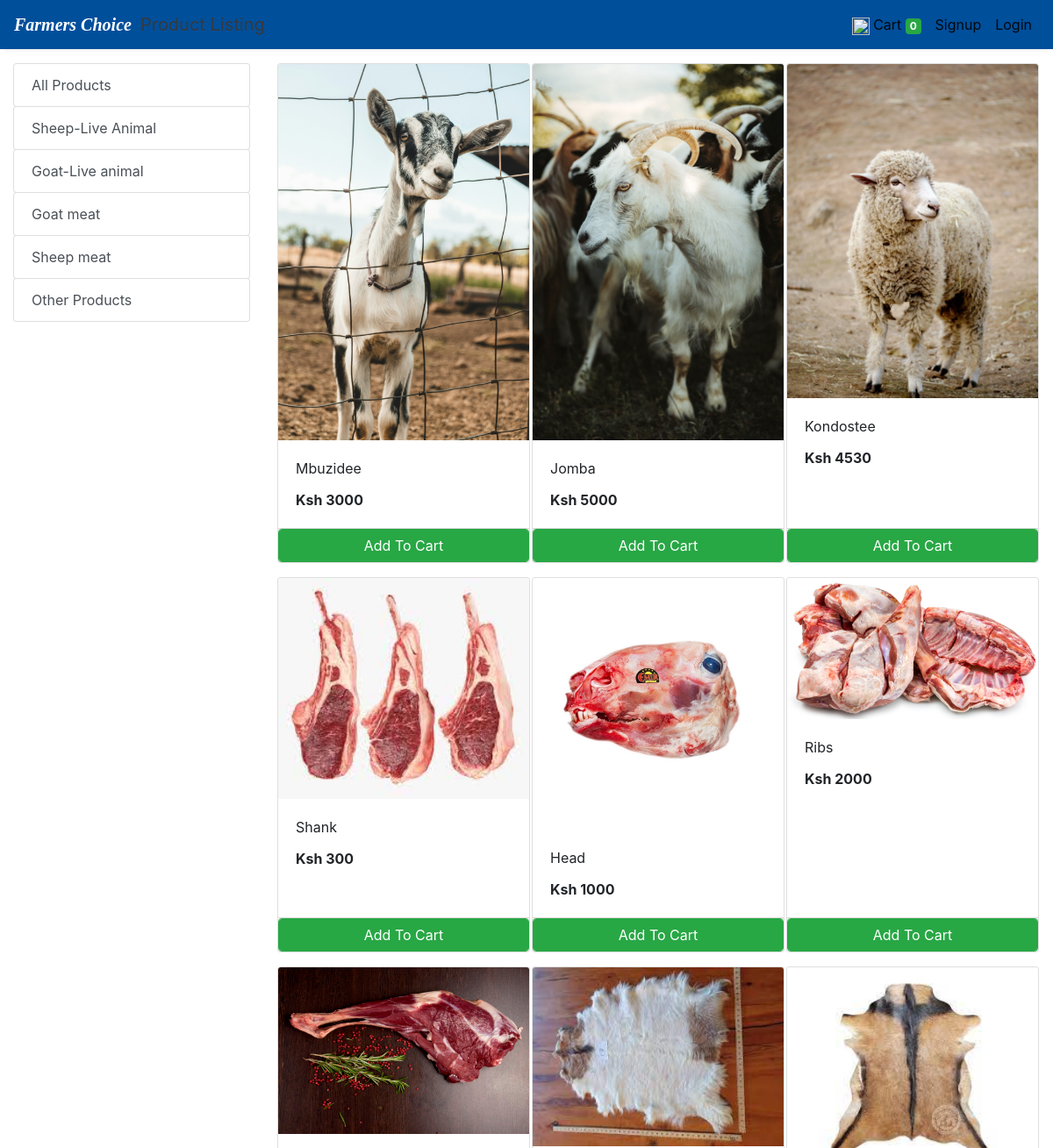
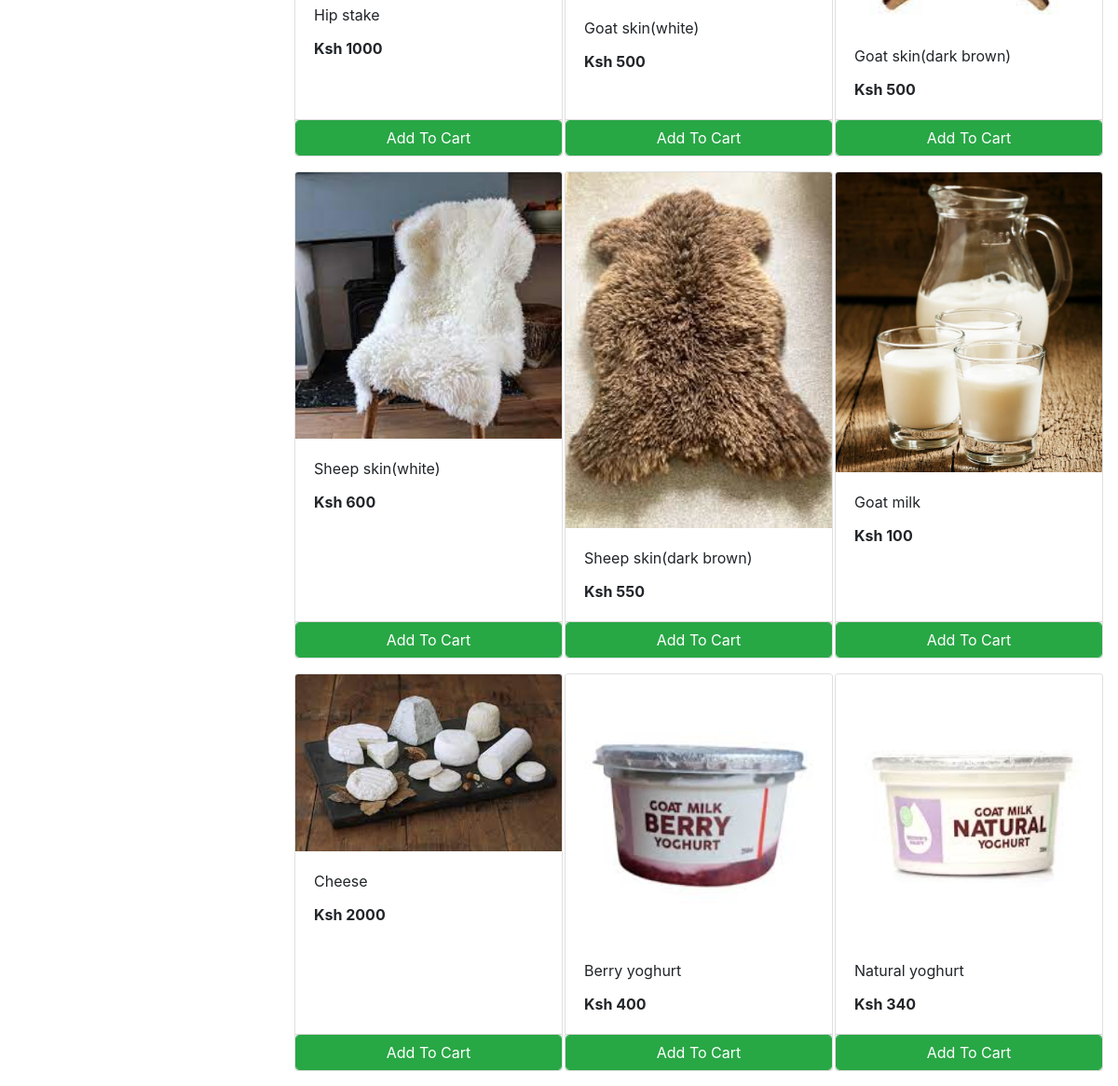
The app's page /store with its own data (2 pictures, top to bottom).
### store/models/category.py (models this page shows, shortened)
class Category(models.Model):
    name= models.CharField(max_length=50)
    @staticmethod
    def get_all_categories():
        return Category.objects.all()

### store/models/product.py (models this page shows, shortened)
class Products(models.Model):
    name = models.CharField(max_length=60)
    price= models.IntegerField(default=0)
    category= models.ForeignKey(Category,on_delete=models.CASCADE,default=1 )
    description= models.CharField(max_length=250, default='', blank=True, null= True)
    image= models.ImageField(upload_to='uploads/products/')
    @staticmethod
    def get_all_products():
        return Products.objects.all()

### store/views/home.py (the view)
# urls.py: path('' , include('store.urls'))
def store(request):
    cart = request.session.get('cart')
    if not cart:
        request.session['cart'] = {}
    products = None
    categories = Category.get_all_categories()
    categoryID = request.GET.get('category')
    if categoryID:
        products = Products.get_all_products_by_categoryid(categoryID)
    else:
        products = Products.get_all_products();
    data = {}
    data['products'] = products
    data['categories'] = categories
    print('you are : ', request.session.get('email'))
    return render(request, 'index.html', data)

### store/templatetags/cart.py (called while the page is built)
@register.filter (name='is_in_cart')
def is_in_cart(product, cart):
    keys = cart.keys ()
    for id in keys:
        if int (id) == product.id:
            return True
    return False;

### store/templates/index.html (shortened to what this page needs)
{% extends 'base.html' %}
{% block content %}
{% load cart %}
{% load custom_filter %}
<div class="container-fluid mt-3">
	<div class="row">
		<div class="col-lg-3 mx-auto">
			<div class="list-group">
				<a href="/" class="list-group-item list-group-item-action btn btn-outline-success">All Products</a>
				{% for category in categories %}
				<a href="/?category={{category.id}}"
					class="list-group-item list-group-item-action btn btn-outline-success ">{{category.name}}</a>
				{% endfor %}
			</div>
		</div>
		<div id='products' class="col-lg-9 mx-auto">
			<div class="row mx-auto">
				{% for product in products %}
				<div class="card mx-auto mb-3" id={{product.id}} style="width: 18rem;">
					<img class="card-img-top" src="{{product.image.url}}" alt="Card image cap">
					<div class="card-body">
						<p class="card-title">{{product.name}}</p>
						<p class="card-text"><b>Ksh {{product.price}}</b></p>
					</div>
					<div class="card-footer p-0 no-gutters">
						{% if product|is_in_cart:request.session.cart %}
						<div class="row no-gutters">
							<form action="/#{{product.id}}" class="col-2 " method="post">
								{% csrf_token %}
								<input hidden type="text" name='product' value='{{product.id}}'>
								<input hidden type="text" name='remove' value='True'>
								<input type="submit" value=" - " class="btn btn-block btn-success border-right">
							</form>
							<div class="text-center col btn btn-success">{{product|cart_quantity:request.session.cart}} in Cart</div>
							<form action="/#{{product.id}}" class="col-2 " method="post">
								{% csrf_token %}
								<input hidden type="text" name='product' value='{{product.id}}'>
								<input type="submit" value=" + " class="btn btn-block btn-success border-left">
							</form>
						</div>
						{% else %}
						<form action="/#{{product.id}}" method="POST" class="btn-block">
							<input type="submit" class="float-right btn btn-success form-control"
								value="Add To Cart">
						</form>
						{% endif %}
					</div>
				</div>
				{% endfor %}
			</div>
		</div>
	</div>
</div>
{% endblock %}

### store/templates/base.html (shortened to what this page needs)
<!doctype html>
<html lang="en">
<head>
  <link rel="stylesheet" href="https://maxcdn.bootstrapcdn.com/bootstrap/4.0.0/css/bootstrap.min.css"
>
</head>
<body>
<nav class="one-edge-shadow
  navbar navbar-light
  sticky-top navbar
  navbar-expand-lg
  text-white">
    <b><i><a style="font-family: Metropolis ; color: white; font-size: 20px; margin-right: 10px;text-decoration: none" href="/main">
    <link rel="stylesheet" href="https://use.fontawesome.com/releases/v5.7.0/css/all.css">Farmers Choice
    </a></i></b>
<a class="navbar-brand ms-3 text-dark " href="/">
    <link rel="stylesheet" href="https://use.fontawesome.com/releases/v5.7.0/css/all.css">Product Listing</a>
    <div class="collapse navbar-collapse">
    <div class="collapse navbar-collapse" id="navbarSupportedContent">
      <ul class=" navbar-nav my-2 my-lg-0">
        <li class="nav-item active">
          <a class="nav-link" href="/cart"><img src="https://www.freepnglogos.com/uploads/shopping-cart-png/shopping-cart-svg-png-icon-download-28.png" style="width:20px;height:20px; color:text-light;">
Cart
            <span class="badge badge-success">{{request.session.cart.keys|length}}</span>
            <span class="sr-only">(current)</span></a>
        </li>
        {% if request.session.customer %}
        <li class="nav-item active ">
          <a class="nav-link" href="/orders">Orders<span class="sr-only">(current)</span></a>
        </li>
        <li class="nav-item active ">
          <a class="nav-link" href="/logout">Logout<span class="sr-only">(current)</span></a>
        </li>
        {% else %}
        <li class="nav-item active">
          <a class="nav-link" href="/signup">Signup<span class="sr-only">(current)</span></a>
        </li>
        <li class="nav-item active">
          <a class="nav-link" href="/login">Login<span class="sr-only">(current)</span></a>
        </li>
        {% endif %}
      </ul>
    </div>
  </nav>
  {% block content %}{% endblock %}
</body>
</html>

### store/templates/base.html (style rules this page uses)
nav { background-color: #004f9b; }
.one-edge-shadow { box-shadow: 0 8px 2px -5px rgb(246, 245, 245); }

### records on screen
Category: name "Sheep-Live Animal"
Category: name "Goat-Live animal"
Category: name "Goat meat"
Category: name "Sheep meat"
Category: name "Other Products"
Products: image (picture), name "Mbuzidee", price "3000"
Products: image (picture), name "Jomba", price "5000"
Products: image (picture), name "Kondostee", price "4530"
Products: image (picture), name "Shank", price "300"
Products: image (picture), name "Head", price "1000"
Products: image (picture), name "Ribs", price "2000"
Products: image (picture), name "Hip stake", price "1000"
Products: image (picture), name "Goat skin(white)", price "500"
Products: image (picture), name "Goat skin(dark brown)", price "500"
Products: image (picture), name "Sheep skin(white)", price "600"
Products: image (picture), name "Sheep skin(dark brown)", price "550"
Products: image (picture), name "Goat milk", price "100"
Products: image (picture), name "Cheese", price "2000"
Products: image (picture), name "Berry yoghurt", price "400"
Products: image (picture), name "Natural yoghurt", price "340"

### other values on screen
{{ request.session.cart.keys|length }} "0"
